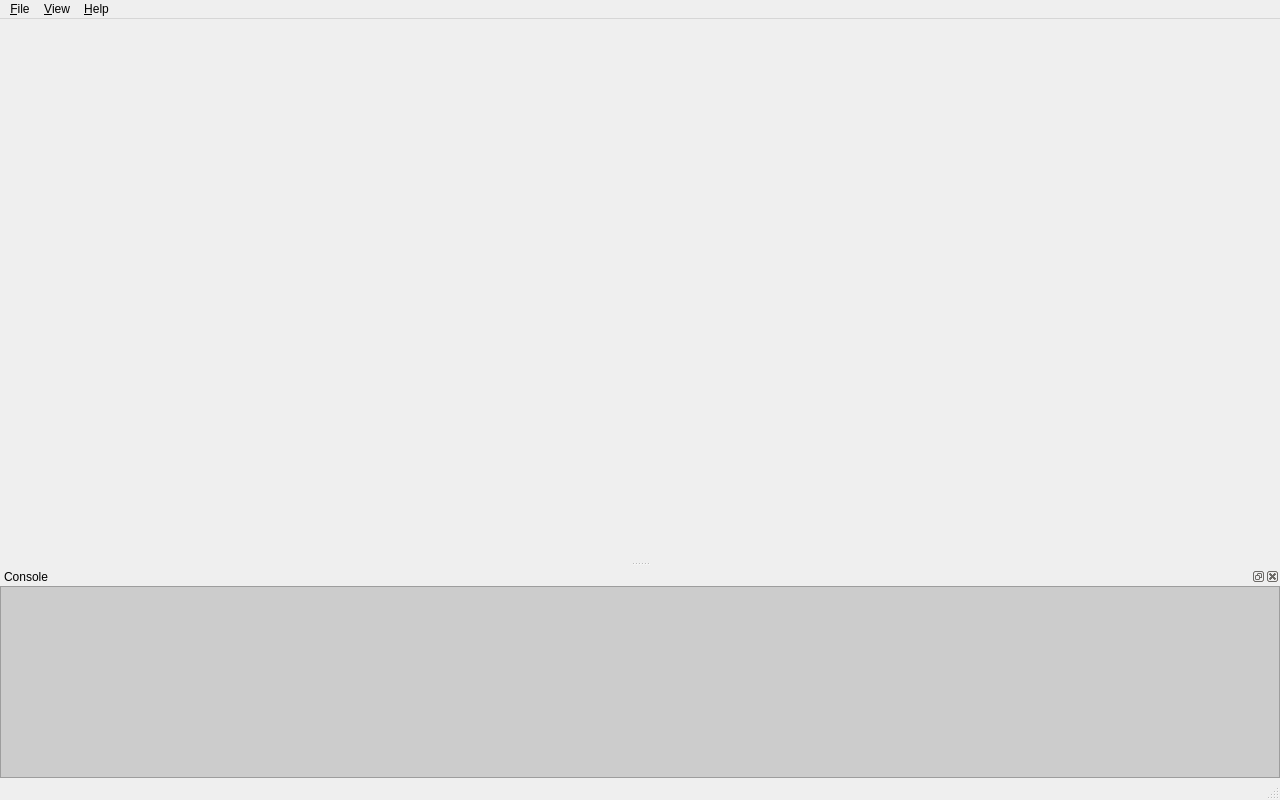
<?xml version="1.0" encoding="UTF-8"?>
<ui version="4.0">
 <class>MainWindow</class>
 <widget class="QMainWindow" name="MainWindow">
  <property name="geometry">
   <rect>
    <x>0</x>
    <y>0</y>
    <width>1280</width>
    <height>800</height>
   </rect>
  </property>
  <property name="windowTitle">
   <string>{{cookiecutter.project_slug}}</string>
  </property>
  <property name="documentMode">
   <bool>true</bool>
  </property>
  <widget class="QWidget" name="centralwidget">
   <layout class="QVBoxLayout" name="verticalLayout">
    <property name="leftMargin">
     <number>0</number>
    </property>
    <property name="topMargin">
     <number>0</number>
    </property>
    <property name="rightMargin">
     <number>0</number>
    </property>
    <property name="bottomMargin">
     <number>0</number>
    </property>
   </layout>
  </widget>
  <widget class="QMenuBar" name="menubar">
   <property name="geometry">
    <rect>
     <x>0</x>
     <y>0</y>
     <width>1280</width>
     <height>26</height>
    </rect>
   </property>
   <property name="defaultUp">
    <bool>false</bool>
   </property>
   <widget class="QMenu" name="menuFile">
    <property name="title">
     <string>&amp;File</string>
    </property>
    <addaction name="actionNew_Project"/>
    <addaction name="actionOpen_Project"/>
    <addaction name="actionSave"/>
    <addaction name="actionSave_As"/>
    <addaction name="separator"/>
    <addaction name="actionExit"/>
   </widget>
   <widget class="QMenu" name="menuHelp">
    <property name="title">
     <string>&amp;Help</string>
    </property>
    <addaction name="actionDocumentation"/>
    <addaction name="actionAbout"/>
   </widget>
   <widget class="QMenu" name="menuView">
    <property name="title">
     <string>&amp;View</string>
    </property>
    <addaction name="actionConsole_Visibility"/>
   </widget>
   <addaction name="menuFile"/>
   <addaction name="menuView"/>
   <addaction name="menuHelp"/>
  </widget>
  <widget class="QStatusBar" name="statusbar"/>
  <widget class="QDockWidget" name="console_dock">
   <property name="sizePolicy">
    <sizepolicy hsizetype="Preferred" vsizetype="Preferred">
     <horstretch>1</horstretch>
     <verstretch>0</verstretch>
    </sizepolicy>
   </property>
   <property name="minimumSize">
    <size>
     <width>95</width>
     <height>113</height>
    </size>
   </property>
   <property name="windowTitle">
    <string>Console</string>
   </property>
   <attribute name="dockWidgetArea">
    <number>8</number>
   </attribute>
   <widget class="QWidget" name="dockWidgetContents_2">
    <layout class="QGridLayout" name="gridLayout_2">
     <property name="leftMargin">
      <number>0</number>
     </property>
     <property name="topMargin">
      <number>0</number>
     </property>
     <property name="rightMargin">
      <number>0</number>
     </property>
     <property name="bottomMargin">
      <number>0</number>
     </property>
     <item row="0" column="0">
      <widget class="QPlainTextEdit" name="console">
       <property name="sizePolicy">
        <sizepolicy hsizetype="Preferred" vsizetype="Preferred">
         <horstretch>0</horstretch>
         <verstretch>0</verstretch>
        </sizepolicy>
       </property>
       <property name="styleSheet">
        <string notr="true">background-color:#CCCCCC;</string>
       </property>
       <property name="readOnly">
        <bool>true</bool>
       </property>
       <property name="maximumBlockCount">
        <number>200</number>
       </property>
       <property name="centerOnScroll">
        <bool>false</bool>
       </property>
      </widget>
     </item>
    </layout>
   </widget>
  </widget>
  <action name="actionPreferences">
   <property name="text">
    <string>Preferences</string>
   </property>
   <property name="shortcut">
    <string>Ctrl+,</string>
   </property>
  </action>
  <action name="actionExit">
   <property name="text">
    <string>Exit</string>
   </property>
   <property name="shortcut">
    <string>Ctrl+Q</string>
   </property>
  </action>
  <action name="actionNew_Project">
   <property name="text">
    <string>New Project</string>
   </property>
   <property name="shortcut">
    <string>Ctrl+N</string>
   </property>
  </action>
  <action name="actionSave">
   <property name="text">
    <string>Save</string>
   </property>
   <property name="shortcut">
    <string>Ctrl+S</string>
   </property>
  </action>
  <action name="actionOpen_Project">
   <property name="text">
    <string>Open</string>
   </property>
   <property name="shortcut">
    <string>Ctrl+O</string>
   </property>
  </action>
  <action name="actionDocumentation">
   <property name="text">
    <string>Documentation</string>
   </property>
  </action>
  <action name="actionAbout">
   <property name="text">
    <string>About</string>
   </property>
  </action>
  <action name="actionConsole_Visibility">
   <property name="checkable">
    <bool>true</bool>
   </property>
   <property name="checked">
    <bool>true</bool>
   </property>
   <property name="text">
    <string>Console Visibility</string>
   </property>
   <property name="shortcut">
    <string>Ctrl+`</string>
   </property>
  </action>
  <action name="actionSave_As">
   <property name="text">
    <string>Save As</string>
   </property>
   <property name="shortcut">
    <string>Ctrl+Shift+S</string>
   </property>
  </action>
 </widget>
 <resources/>
 <connections>
  <connection>
   <sender>actionConsole_Visibility</sender>
   <signal>toggled(bool)</signal>
   <receiver>console_dock</receiver>
   <slot>setVisible(bool)</slot>
   <hints>
    <hint type="sourcelabel">
     <x>-1</x>
     <y>-1</y>
    </hint>
    <hint type="destinationlabel">
     <x>639</x>
     <y>726</y>
    </hint>
   </hints>
  </connection>
 </connections>
</ui>
